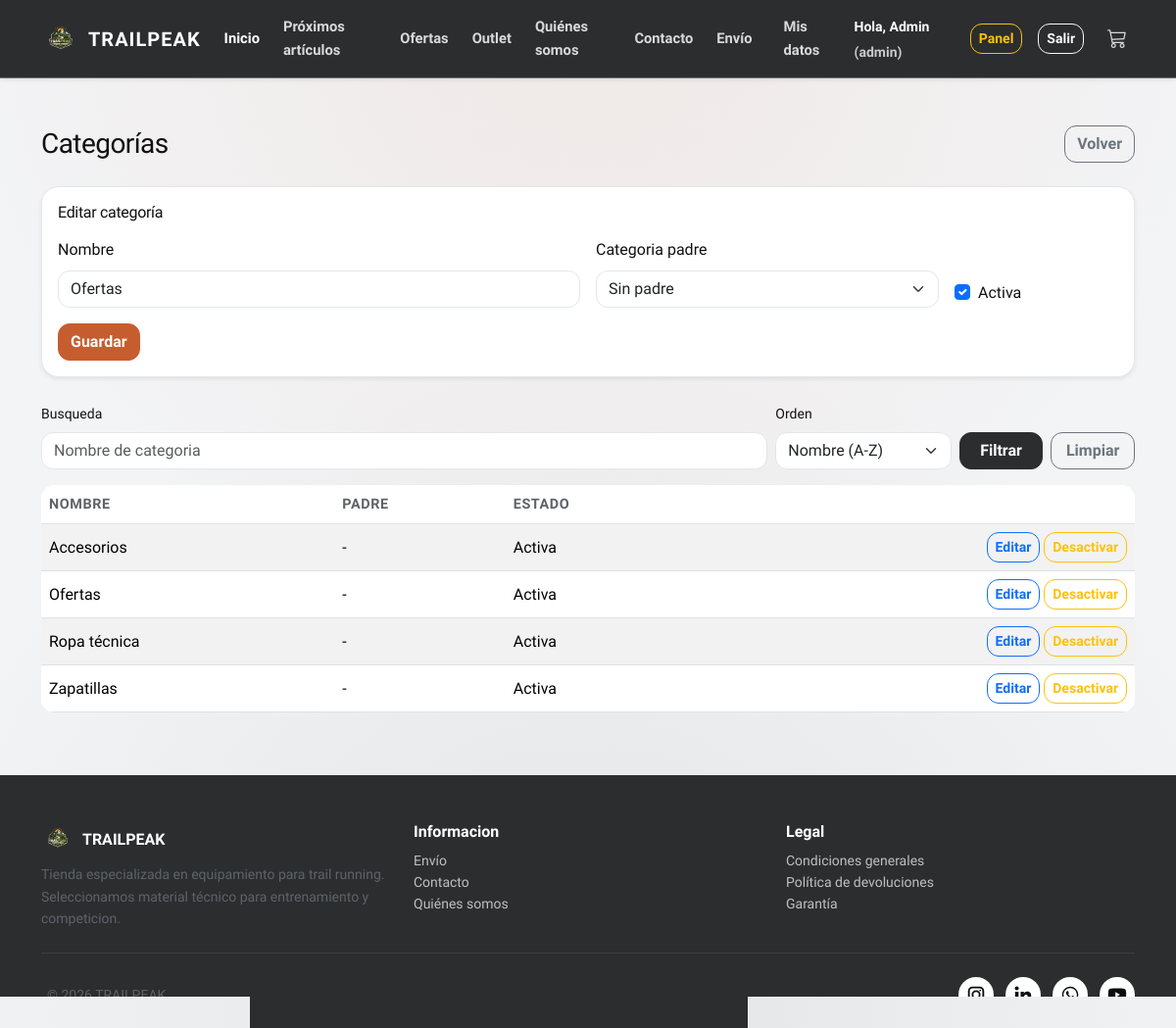
/admin/categorias.php?id=4 (signed in), run on the app's committed database.
### tables this page shows
CREATE TABLE `categoria` (
  `id_categoria` int(11) NOT NULL,
  `nombre` varchar(100) NOT NULL,
  `id_padre` int(11) DEFAULT NULL,
  `activo` tinyint(1) DEFAULT 1
);

### admin/categorias.php (the view, shortened to what this page needs)
<?php
require_once __DIR__ . '/../config/db.php';
$idCategoria = (int)($_GET['id'] ?? 0);
$q = trim($_GET['q'] ?? '');
$order = $_GET['order'] ?? 'nombre_asc';
$categoriaEditar = ['id_categoria' => 0, 'nombre' => '', 'id_padre' => null, 'activo' => 1];
if ($idCategoria > 0) {
  $stmt = $pdo->prepare("SELECT id_categoria, nombre, id_padre, activo FROM categoria WHERE id_categoria = ? LIMIT 1");
  $stmt->execute([$idCategoria]);
  $categoriaEditar = $stmt->fetch(PDO::FETCH_ASSOC) ?: $categoriaEditar;
}
$params = [];
$orderSql = 'c.nombre ASC';
$sql = "
  SELECT c.id_categoria, c.nombre, c.id_padre, c.activo, p.nombre AS padre_nombre
  FROM categoria c
  LEFT JOIN categoria p ON p.id_categoria = c.id_padre
";
$sql .= " ORDER BY $orderSql";
$stmt = $pdo->prepare($sql);
$stmt->execute($params);
$categorias = $stmt->fetchAll(PDO::FETCH_ASSOC);
?>
<?php require_once __DIR__ . '/../includes/header.php'; ?>
<main class="container py-5">
    <div class="d-flex justify-content-between align-items-center mb-4">
      <h1 class="h3 mb-0">Categorías</h1>
      <a class="btn btn-outline-secondary" href="<?= BASE_URL ?>admin/index.php">Volver</a>
    </div>
    <div class="card card-body shadow-sm mb-4">
      <h2 class="h6 mb-3"><?= $categoriaEditar['id_categoria'] ? 'Editar categoría' : 'Nueva categoría' ?></h2>
      <form method="post">
        <div class="row g-3 align-items-end">
          <div class="col-md-6">
            <label class="form-label">Nombre</label>
            <input type="text" name="nombre" class="form-control" value="<?= htmlspecialchars($categoriaEditar['nombre']) ?>" required>
          </div>
          <div class="col-md-4">
            <label class="form-label">Categoria padre</label>
            <select name="id_padre" class="form-select">
              <option value="">Sin padre</option>
            </select>
          </div>
          <div class="col-md-2">
            <div class="form-check mt-4">
              <input class="form-check-input" type="checkbox" name="activo" id="activo" <?= ((int)$categoriaEditar['activo'] === 1) ? 'checked' : '' ?>>
              <label class="form-check-label" for="activo">Activa</label>
            </div>
          </div>
        </div>
        <div class="mt-3">
          <button class="btn btn-primary" type="submit">Guardar</button>
        </div>
      </form>
    </div>
    <form class="row g-2 align-items-end mb-3" method="get" action="categorias.php">
      <div class="col-md-8">
        <label class="form-label small">Busqueda</label>
        <input type="text" name="q" class="form-control" value="<?= htmlspecialchars($q) ?>" placeholder="Nombre de categoria">
      </div>
      <div class="col-md-2">
        <label class="form-label small">Orden</label>
        <select name="order" class="form-select">
          <option value="nombre_asc" <?= ($order === 'nombre_asc') ? 'selected' : '' ?>>Nombre (A-Z)</option>
        </select>
      </div>
      <div class="col-md-2 d-flex gap-2">
        <button class="btn btn-dark w-100" type="submit">Filtrar</button>
        <a class="btn btn-outline-secondary w-100" href="categorias.php">Limpiar</a>
      </div>
    </form>
    <?php if (!$categorias): ?>
      <div class="alert alert-info">No hay categorías registradas.</div>
    <?php else: ?>
      <div class="table-responsive">
        <table class="table table-striped align-middle">
          <thead>
            <tr>
              <th>Nombre</th>
              <th>Padre</th>
              <th>Estado</th>
              <th></th>
            </tr>
          </thead>
          <tbody>
            <?php foreach ($categorias as $c): ?>
              <tr>
                <td><?= htmlspecialchars($c['nombre']) ?></td>
                <td><?= htmlspecialchars($c['padre_nombre'] ?? '-') ?></td>
                <td><?= ((int)$c['activo'] === 1) ? 'Activa' : 'Inactiva' ?></td>
                <td class="text-end">
                  <a class="btn btn-sm btn-outline-primary" href="<?= BASE_URL ?>admin/categorias.php?id=<?= (int)$c['id_categoria'] ?>">Editar</a>
                  <form method="post" class="d-inline" onsubmit="return confirm('¿Seguro que quieres cambiar el estado de esta categoría?');">
                    <button class="btn btn-sm btn-outline-warning" type="submit">
                      <?= ((int)$c['activo'] === 1) ? 'Desactivar' : 'Activar' ?>
                    </button>
                  </form>
                </td>
              </tr>
            <?php endforeach; ?>
          </tbody>
        </table>
      </div>
    <?php endif; ?>
  </main>
<?php require_once __DIR__ . '/../includes/footer.php'; ?>

### css/style.css (style rules this page uses)
:root { --tp-primary: #2b2d2f; --tp-secondary: #6b7280; --tp-accent: #c65d2e; --tp-bg: #f3f4f6; --tp-surface: #ffffff; --tp-text: #111111; --tp-muted: #5f6368; --tp-border: #e3e6ea; --tp-shadow: 0 14px 30px rgba(16, 24, 40, 0.08); }
html, body { margin: 0; padding: 0; }
body { font-family: "Sora", "Segoe UI", sans-serif; background-color: var(--tp-bg); background-image: radial-gradient(circle at top, rgba(198, 93, 46, 0.08), transparent 55%), radial-gradient(circle at bottom, rgba(43, 45, 47, 0.08), transparent 60%); color: var(--tp-text); line-height: 1.6; min-height: 100vh; display: flex; flex-direction: column; }
main { flex: 1 0 auto; }
h1, h2, h3, h4, h5 { letter-spacing: -0.02em; }
.btn-primary { background-color: var(--tp-accent); border-color: var(--tp-accent); }
.btn-dark { background-color: var(--tp-primary); border-color: var(--tp-primary); }
a { color: var(--tp-primary); }
.card { border-radius: 18px; border-color: var(--tp-border); box-shadow: var(--tp-shadow); }
.form-control, .form-select { border-radius: 12px; border-color: var(--tp-border); box-shadow: none; }
.btn { border-radius: 12px; font-weight: 600; }
.table { background-color: var(--tp-surface); border-radius: 14px; overflow: hidden; }
.table thead th { font-size: 0.9rem; text-transform: uppercase; letter-spacing: 0.04em; color: var(--tp-muted); }

### data on the page
categoria: nombre "Ofertas", activo "☑", padre_nombre "-", shows "Activa", shows "Desactivar"
categoria: nombre "Accesorios", padre_nombre "-", activo "Activa"
categoria: nombre "Ropa técnica", padre_nombre "-", activo "Activa"
categoria: nombre "Zapatillas", padre_nombre "-", activo "Activa"

### other printed values
current_user()['nombre'] "Admin"
current_user()['rol'] "admin"
